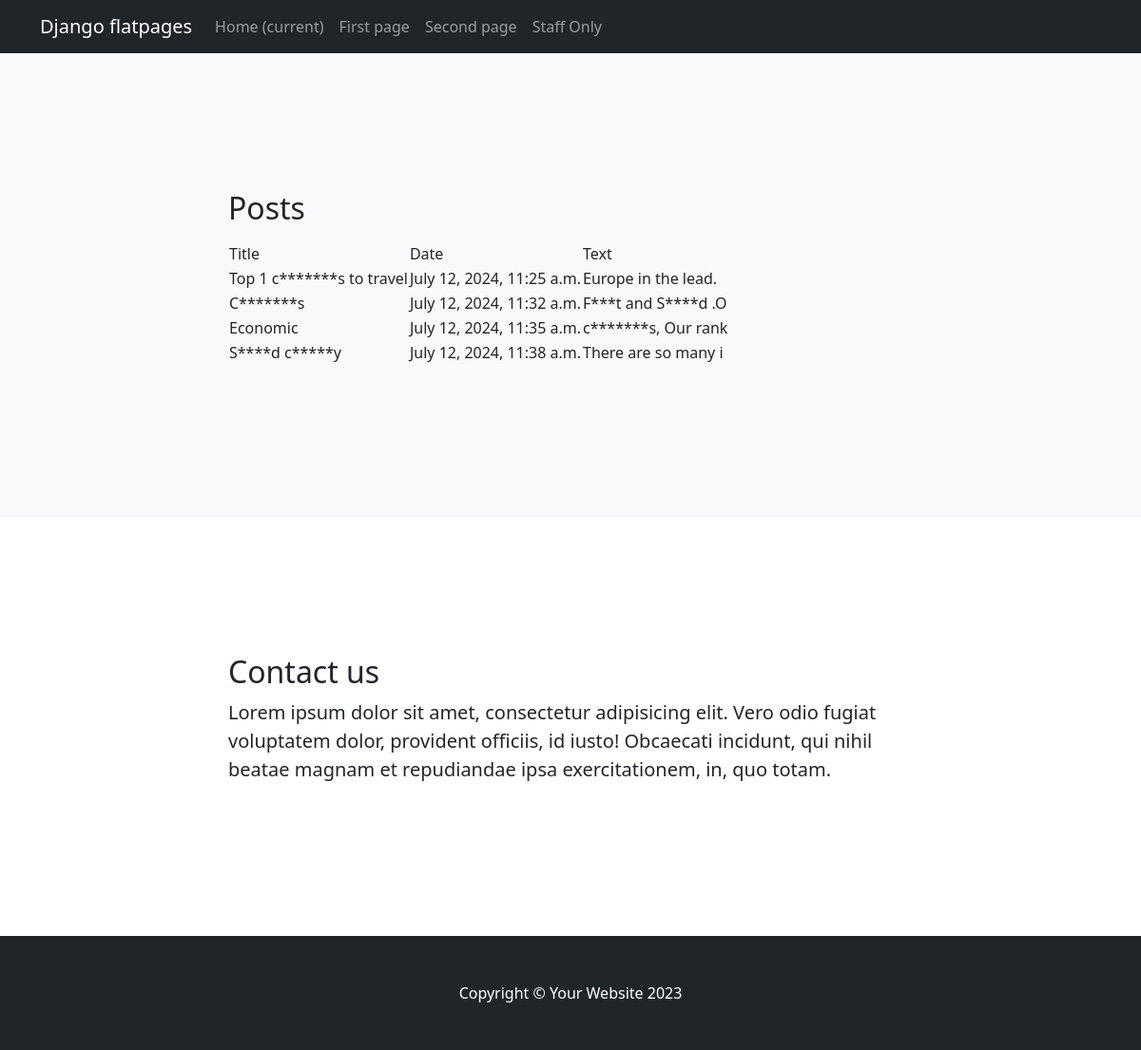
/news/list/, run on the app's committed database.
### my_app/models.py (models this page shows, shortened)
class Post(models.Model):
    time_in = models.DateTimeField(auto_now_add=True)
    time_out = models.DateTimeField(auto_now=True)
    title = models.CharField(max_length=250)
    text_article = models.TextField()
    rating_post = models.IntegerField(default=0)
    ARTICLE = "AR"
    NEWS = "NW"
    POSITION = [
        (ARTICLE, "article"),
        (NEWS, "news")
    ]
    topic_choice = models.CharField(max_length=2, choices=POSITION, default=NEWS)
    post_to_author = models.ForeignKey("Author", on_delete=models.CASCADE)
    post_to_category = models.ManyToManyField("Category", through="PostCategory")

### my_app/views.py (the view)
# urls.py: path('list/', ListPost.as_view()),
class ListPost(ListView):
    model = Post
    ordering = 'time_in'
    template_name = 'List_Posts.html'
    context_object_name = 'listPosts'

### my_app/templatetags/custom_filters.py (called while the page is built)
@register.filter()
def censor(value):
    text = value.split(' ')
    bad_words = ['first', 'second', 'idiot', 'idiots', 'country', 'countries']
    result = ""
    for word in text:
        if word[-1].isalpha():
            if word.lower() in bad_words:
                new_word = word[0] + '*' * (len(word) - 2) + word[-1]
                word = new_word
        else:
            sec_word = word[-1]
            word = word[0: -1]
            if word.lower() in bad_words:
                new_word = word[0] + '*' * (len(word) - 2) + word[-1]
                word = new_word + sec_word
        result = result + ' ' + word
    return result

### templates/List_Posts.html
{% extends 'flatpages/default.html'  %}
{% load custom_filters %}
{% block title %}
Posts
{% endblock title %}
{% block content %}
{% if listPosts %}
    <table>
        <tr>
            <td> Title </td>
            <td> Date </td>
            <td> Text </td>
        </tr>
        {% for i in listPosts %}
        <tr>
            <td> {{ i.title|censor }} </td>
            <td> {{ i.time_in }}</td>
            <td> {{ i.text_article|truncatechars:20|censor }}</td>
        </tr>
        {% endfor %}
    </table>
{% else %}
There are not posts
{% endif %}
{% endblock content %}

### templates/flatpages/default.html (shortened to what this page needs)
<!DOCTYPE html>
<html lang="en">
    <head>
        {% load static %}
        <link href="{% static 'css/styles.css' %} " rel="stylesheet" />
    </head>
    <body id="page-top">
        <nav class="navbar navbar-expand-lg navbar-dark bg-dark static-top">
            <div class="container">
                <a class="navbar-brand" href="#">Django flatpages</a>
                <div class="collapse navbar-collapse" id="navbarResponsive">
                    <ul class="navbar-nav ml-auto">
                       <li class="nav-item active">
                           <a class="nav-link" href="#">Home
                               <span class="sr-only">(current)</span>
                           </a>
                       </li>
                       <li class="nav-item">
                           <a class="nav-link" href="/first/">First page</a>
                       </li>
                       <li class="nav-item">
                            <a class="nav-link" href="/second/">Second page</a>
                       </li>
                        <li class="nav-item">
                            <a class="nav-link" href="/staffOnly/">Staff Only</a>
                       </li>
                    </ul>
                </div>
            </div>
        </nav>
        <section class="bg-light" id="services">
            <div class="container px-4">
                <div class="row gx-4 justify-content-center">
                    <div class="col-lg-8">
                        <h2>{% block title %} {% endblock title %}</h2>
                        <p class="lead">{% block content %} {% endblock content %}</p>
                    </div>
                </div>
            </div>
        </section>
        <section id="contact">
            <div class="container px-4">
                <div class="row gx-4 justify-content-center">
                    <div class="col-lg-8">
                        <h2>Contact us</h2>
                        <p class="lead">Lorem ipsum dolor sit amet, consectetur adipisicing elit. Vero odio fugiat voluptatem dolor, provident officiis, id iusto! Obcaecati incidunt, qui nihil beatae magnam et repudiandae ipsa exercitationem, in, quo totam.</p>
                    </div>
                </div>
            </div>
        </section>
        <footer class="py-5 bg-dark">
            <div class="container px-4"><p class="m-0 text-center text-white">Copyright &copy; Your Website 2023</p></div>
        </footer>
    </body>
</html>

### data on the page
Post: title|censor "Top 1 c*******s to travel", time_in "July 12, 2024, 11:25 a.m.", text_article|censor "Europe in the lead."
Post: title|censor "C*******s", time_in "July 12, 2024, 11:32 a.m.", text_article|censor "F***t and S****d .O"
Post: title|censor "Economic", time_in "July 12, 2024, 11:35 a.m.", text_article|censor "c*******s, Our rank"
Post: title|censor "S****d c*****y", time_in "July 12, 2024, 11:38 a.m.", text_article|censor "There are so many i"
